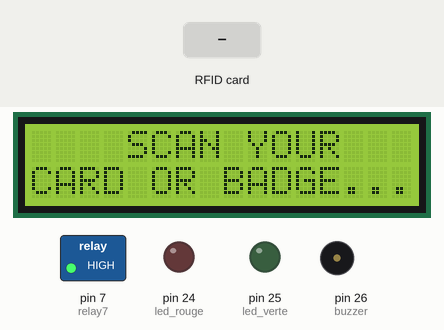
The sketch below on a simulated Arduino Mega 2560, built with avr-gcc and run on an emulated ATmega2560. Parts: 16×2 character LCD, switched loads named in the sketch (green lamp = pin HIGH), output pins drawn as LEDs (lit = HIGH), buzzer (waves = sounding). The inputs (shaded band) are chosen by the test bench. Pins used as bus, display or sensor lines are not drawn.

Above: at 4.3 s.
4.4 s: RFID card 25 45 EE 7A held to the reader
At 5.3 s:
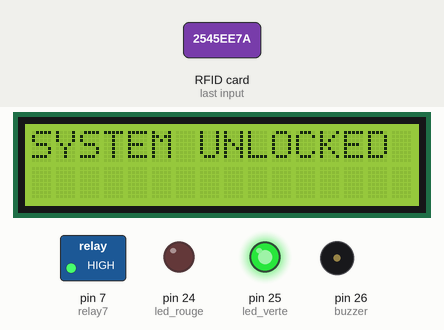
7.4 s: RFID card 5E 7A 19 C4 held to the reader
At 9.1 s:
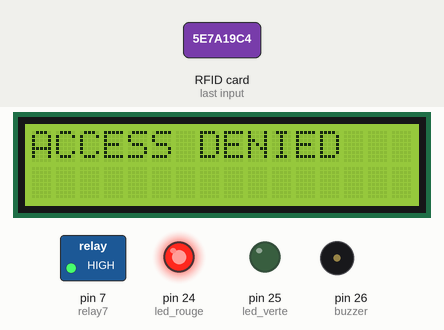
10.4 s: RFID card 25 45 EE 7A held to the reader
At 11.5 s:
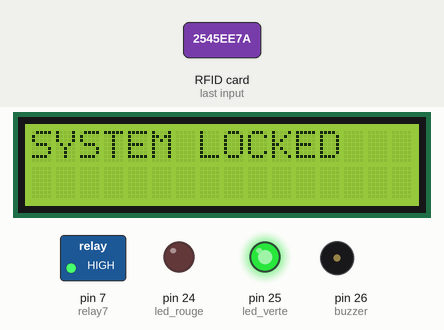
Timing chart, 0 to 14.0 s (numbered marks = the images above; inputs shaded):
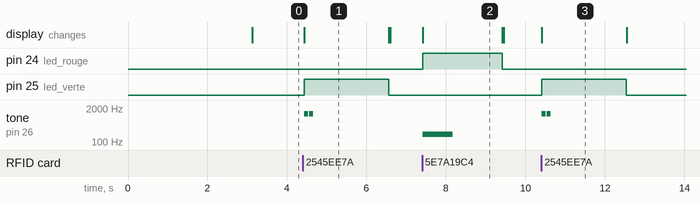

Measured:
- after the input at 4.4 s, pin 25 (led_verte): LOW → HIGH at once, → LOW 2.1 s later; tone on pin 26 (buzzer): alternates 1200 Hz for 0.10 s and silent for 0.03 s, 4 changes in all, then stays silent, starting at once; the display: changes at once (image 1)
- after the input at 7.4 s, pin 24 (led_rouge): LOW → HIGH at once, → LOW 2.0 s later; tone on pin 26 (buzzer): silent → 200 Hz at once, → silent 0.75 s later; the display: changes at once (image 2)
- after the input at 10.4 s, pin 25 (led_verte): LOW → HIGH at once, → LOW 2.1 s later; tone on pin 26 (buzzer): alternates 1200 Hz for 0.10 s and silent for 0.03 s, 4 changes in all, then stays silent, starting at once; the display: changes at once (image 3)
- what the display in image 1 shows lasts 2.2 s, from 4.4 s to 6.6 s
- what the display in image 2 shows lasts 2.0 s, from 7.4 s to 9.4 s

The sketch:

LINKING_EVERY_THING_TOGETHER.ino
```cpp
#include <SPI.h> // RC522 Module uses SPI protocol
#include <MFRC522.h> // Library for Mifare RC522 Devices
#include <LiquidCrystal.h>
#include<Servo.h>
//#include<IRremote.h>

LiquidCrystal lcd(12,11,6,4,3,2);// the construction of LCD

/*********** LIBRARIE FOR RTC **********************/

#include "Arduino.h"
#include "Wire.h"
#include "uRTCLib.h"
uRTCLib rtc;
//const char DIN_RECEPTEUR_INFRAROUGE=4;  //
//IRrecv monRecepteurInfraRouge(DIN_RECEPTEUR_INFRAROUGE);  //
/****************** LIBRARIES FOR REMOTE CONTROL   ********************************/
//const char DIN_RECEPTEUR_INFRAROUGE=4;  //
//IRrecv monRecepteurInfraRouge(DIN_RECEPTEUR_INFRAROUGE);

int relay1 = 1;  //
int relay2 = 2;  //
int relay3 = 3;  //
int relay4 = 4;  //
int relay5 = 5;  //
int relay6 = 6;  //
int relay7 = 7;  //


//decode_results messageRecu;  //
/*******************************************************/

        int togglestate1=0;  //
        int togglestate2=0;  //
        int togglestate3=0;  //
        int togglestate4=0;  //
        int togglestate5=0;  //
        int togglestate6=0;  //
        int togglestate7=0;  //
/***************** END REMOTE CONTROL ************************************/

#define RST_PIN 5
#define SS_PIN 53
MFRC522 module_rfid(SS_PIN, RST_PIN);// declaration of the module RFID
Servo  myservo;

int buzzer = 26;
int led_rouge = 24;
int led_verte = 25;
int togglestate = 0;
int i;

void setup() {

/************** FOR THE RTC *************************/

#ifdef ARDUINO_ARCH_ESP8266
    Wire.begin(0, 2); // D3 and D4 on ESP8266
  #else
    Wire.begin();
  #endif

  // Only used once, then disabled
   //rtc.set(30, 35, 14, 3, 15, 5, 19);
  //  RTCLib::set(byte second, byte minute, byte hour, byte dayOfWeek, byte dayOfMonth, byte month, byte year)

  rtc.set_rtc_address(0x68);
/****************************************************/

  // put your setup code here, to run once:
  pinMode(led_rouge,OUTPUT);
  pinMode(led_verte,OUTPUT);
  pinMode(buzzer,OUTPUT);
  lcd.begin(16, 2);
  SPI.begin(); // MFRC522 Hardware uses SPI protocol
  module_rfid.PCD_Init();// Initialize MFRC522 Hardware
  lcd.print("    DEVICE OF "); // For debugging purposes
  lcd.setCursor(0, 1);
  lcd.print(" INDENTIFICATION");
  delay(3000);
  lcd.clear();


  Serial.begin(9600);  //
       // monRecepteurInfraRouge.enableIRIn();  //
        //monRecepteurInfraRouge.blink13(true);  //

        pinMode(relay1, OUTPUT);  //
        pinMode(relay2, OUTPUT);  //
        pinMode(relay3, OUTPUT);  //
        pinMode(relay4, OUTPUT);  //
        pinMode(relay5, OUTPUT);  //
        pinMode(relay6, OUTPUT);  //
        pinMode(relay7, OUTPUT);  //

/****************************************************************/
       digitalWrite(relay1, HIGH);  //
       digitalWrite(relay2, HIGH);  //
       digitalWrite(relay4, HIGH);  //
       digitalWrite(relay5, HIGH);  //
       digitalWrite(relay6, HIGH);  //
       digitalWrite(relay7, HIGH);  //

}

void loop() {
  /*********** CALL THE FUNCTION OF REAL TIME CLOCK ******************/
   //realTimeClock();
   //askingForTag();
   lcd.print("    SCAN YOUR");
  lcd.setCursor(0, 1);
  lcd.print("CARD OR BADGE...");

  if ( ! module_rfid.PICC_IsNewCardPresent()){
    return;
    } // Reset the loop if no new card present on the sensor/reader. This saves the entire process when idle. And if present, select one.
  if ( ! module_rfid.PICC_ReadCardSerial()){
    return;
    }// Select one of the cards

   String UID = "";// variable for stored the information give by the tag
/**
 * Helper routine to dump a byte array as dec values to Serial.
 */
  for (byte i= 0; i < module_rfid.uid.size; i++){
     UID.concat(String(module_rfid.uid.uidByte[i] < 0*10 ? " 0" : " "));
     UID.concat(String(module_rfid.uid.uidByte[i], HEX));
    }
     UID.toUpperCase();
   if (UID.substring(1) == "25 45 EE 7A" ){
   if (togglestate==0) {
   accessAccepted();
   togglestate=1;
}
   else
   {
     systemLockEveryThing();
     systemLocked();
     togglestate=0;
     askingForTag();

    }
 } else {
     accessDenied();

    }
}


/********** THE FUNCTIONS *******************************/


void accessAccepted()
{
     lcd.clear();
     lcd.setCursor(0, 0);
     lcd.print("SYSTEM UNLOCKED");
     digitalWrite(led_verte, HIGH);
     tone(buzzer, 1200, 100);
     delay(125);
     tone(buzzer, 1200, 100);
     delay(2000);
     digitalWrite(led_verte, LOW);
     lcd.clear();


  }
void systemLocked()
{
     lcd.clear();
     lcd.setCursor(0, 0);
     lcd.print("SYSTEM LOCKED");
     digitalWrite(led_verte, HIGH);
     tone(buzzer, 1200, 100);
     delay(125);
     tone(buzzer, 1200, 100);
     delay(2000);
     digitalWrite(led_verte, LOW);
     lcd.clear();
  }

   void accessDenied()
   {

    lcd.clear();
     lcd.setCursor(0, 0);
     lcd.print("ACCESS DENIED");
     digitalWrite(led_rouge, HIGH);
     tone(buzzer, 200, 750);
     delay(2000);
     digitalWrite(led_rouge, LOW);
     lcd.clear();
    }

    void realTimeClock()

    {
      rtc.refresh();
  Serial.print("RTC DateTime: ");
  lcd.setCursor(0,0);
  lcd.print(rtc.year());
  lcd.print('/');
  lcd.print(rtc.month());
  lcd.print('/');
  lcd.print(rtc.day());

  lcd.print(' ');
  lcd.setCursor(0,1);
  lcd.print(rtc.hour());
  lcd.print(':');
  lcd.print(rtc.minute());
  lcd.print(':');
  lcd.print(rtc.second());
  lcd.setCursor(8,0);
  lcd.print(" DAY: ");
  lcd.print(rtc.dayOfWeek());
  lcd.setCursor(8,1);
  lcd.print(" Temp:");
  lcd.print(rtc.temp());

  lcd.println();


      }

/*void remoteControl()
{

  if (monRecepteurInfraRouge.decode(&messageRecu))      //
   {

      if (messageRecu.value == 0xFF02FD)           //
        {
           if(togglestate1==0)                   //
        {
          digitalWrite(relay1, LOW);           //
          togglestate1=1;                      //
        }
      else
        {
          digitalWrite(relay1, HIGH);  //
          togglestate1=0;  //
        }
        }
/**************************************************************************/
         /*if (messageRecu.value == 0xFF12ED)       //
        {
         if(togglestate2==0)                   //
        {
         digitalWrite(relay2,LOW);           //
         togglestate2=1;                    //
        }
        else
        {
        digitalWrite(relay2,HIGH);      //
        togglestate2=0;                //
        }
        }
/**************************************************************************/
        /* if (messageRecu.value == 0xFF12ED)      //
        {
         if(togglestate3==0)                  //
        {
         digitalWrite(relay3,LOW);         //
         togglestate3=1;                  //
        }
        else
        {
        digitalWrite(relay3,HIGH);  //
        togglestate3=0;  //
        }
        }
/**************************************************************************/
       /*  if (messageRecu.value == 0xFF12ED)      //
        {
         if(togglestate4==0)                   //
        {
         digitalWrite(relay4,LOW);           //
         togglestate4=1;                   //
        }
        else
        {
        digitalWrite(relay4,HIGH);    //
        togglestate4=0;              //
        }
        }
/**************************************************************************/
        /* if (messageRecu.value == 0xFF12ED)   //
        {
         if(togglestate5==0)                 //
        {
         digitalWrite(relay5,LOW);          //
         togglestate5=1;                   //
        }
        else
        {
        digitalWrite(relay5,HIGH);       //
        togglestate5=0;                 //
        }
        }
/**************************************************************************/
        /* if (messageRecu.value == 0xFF12ED)    //
        {
         if(togglestate6==0)                 //
        {
         digitalWrite(relay6,LOW);         //
         togglestate6=1;                  //
        }
        else
        {
        digitalWrite(relay6,HIGH);    //
        togglestate6=0;              //
        }
        }
/**************************************************************************/
       /*  if (messageRecu.value == 0xFF12ED)  //
        {
         if(togglestate7==0)              //
        {
         digitalWrite(relay7,LOW);      //
         togglestate7=1;              //
        }
        else
        {
        digitalWrite(relay7,HIGH); //
        togglestate7=0;          //
        }
        }
/**************************************************************************/
    //delay(500);
   // monRecepteurInfraRouge.resume();   //

  //}
  //delay(1);
  //}

   void systemLockEveryThing()

   {
       digitalWrite(relay1, HIGH);  //
       digitalWrite(relay2, HIGH);  //
       digitalWrite(relay4, HIGH);  //
       digitalWrite(relay5, HIGH);  //
       digitalWrite(relay6, HIGH);  //
       digitalWrite(relay7, HIGH);  //
       //servo.write(0);
    }
   void askingForTag()

   {


  lcd.print("    SCAN YOUR");
  lcd.setCursor(0, 1);
  lcd.print("CARD OR BADGE...");

  if ( ! module_rfid.PICC_IsNewCardPresent()){
    return;
    } // Reset the loop if no new card present on the sensor/reader. This saves the entire process when idle. And if present, select one.
  if ( ! module_rfid.PICC_ReadCardSerial()){
    return;
    }// Select one of the cards

   String UID = "";// variable for stored the information give by the tag
/**
 * Helper routine to dump a byte array as dec values to Serial.
 */
  for (byte i= 0; i < module_rfid.uid.size; i++){
     UID.concat(String(module_rfid.uid.uidByte[i] < 0*10 ? " 0" : " "));
     UID.concat(String(module_rfid.uid.uidByte[i], HEX));
    }
     UID.toUpperCase();
    }
```
